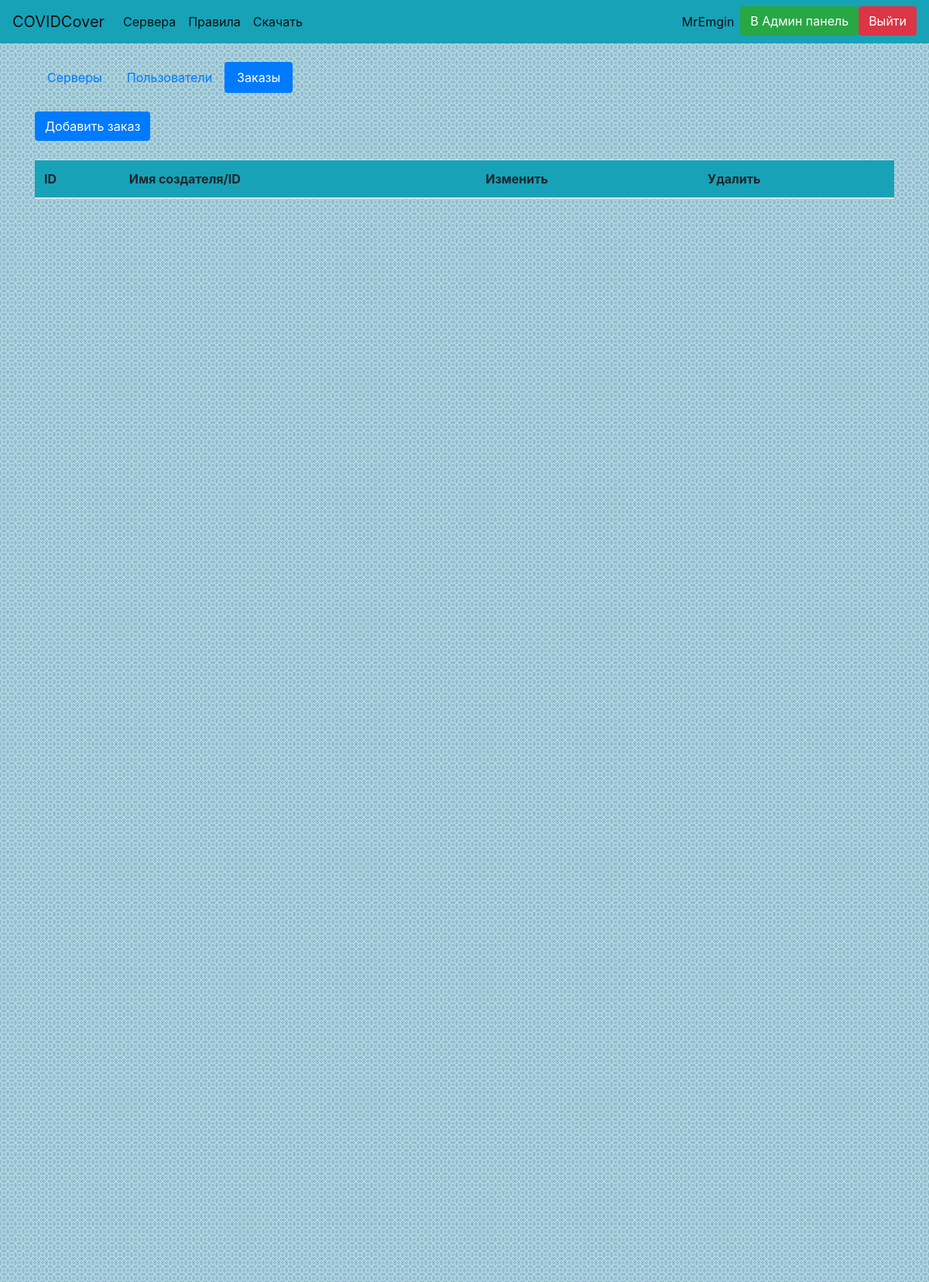
Before: /admin/orders (signed in) with the older database file.
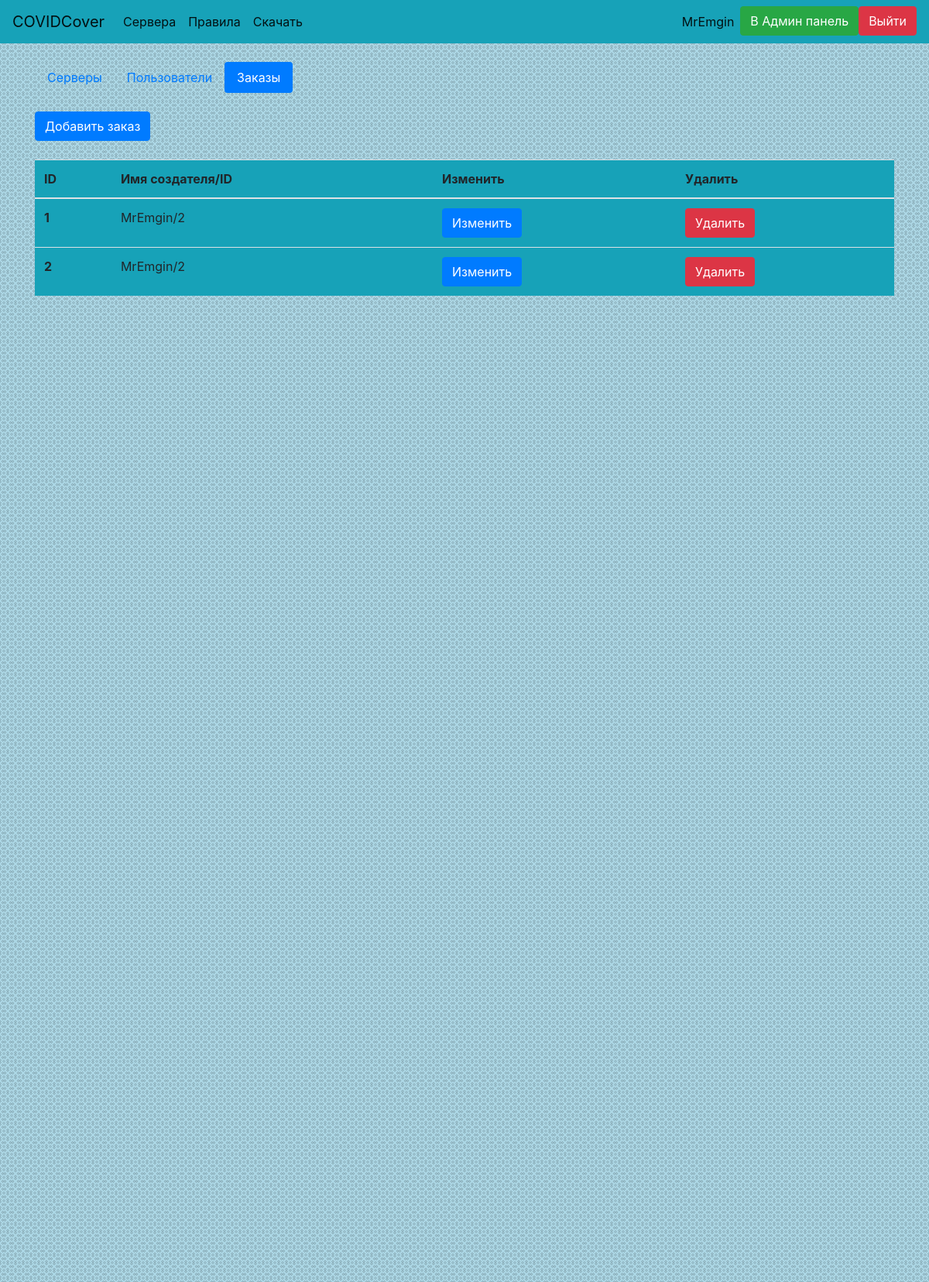
After: the same page with the newer database file.
### website/data/user.py (models this page shows, shortened)
class User(SqlAlchemyBase, UserMixin, SerializerMixin):
    __tablename__ = 'users'
    id = Column(Integer, primary_key=True, autoincrement=True, unique=True)
    email = Column(String, unique=True)
    username = Column(String, unique=True)
    hashed_password = Column(String, unique=False)
    token = Column(String, default=lambda: str(uuid4()), unique=True)
    privilege = Column(Integer, ForeignKey('privileges.id'), default=2, unique=False)
    order = relation('Order', back_populates='user')
    privilege_obj = relation('Privilege')
    score = Column(Integer, default=0, unique=False)
    role = Column(String, unique=False, nullable=True)

### website/data/order.py (models this page shows)
class Order(SqlAlchemyBase, SerializerMixin):
    __tablename__ = 'orders'
    id = Column(Integer, primary_key=True, autoincrement=True, unique=True)
    author = Column(Integer, ForeignKey('users.id'), unique=False)
    token = Column(String, default=lambda: str(uuid4()), unique=True)
    goods = Column(String, unique=False)
    user = relation('User')

### website/admin_panel.py (the view)
@bp.route('/admin/orders')
def admin_orders():
    if not current_user.is_authenticated or not current_user.privilege_obj.admin:
        abort(404)
    session = create_session()
    orders = session.query(Order).all()
    return render_template('ad_orders.html', title='Заказы', orders=orders)

### website/data/db_session.py (called while the page is built)
def create_session():
    global __factory
    return __factory()

### website/main.py (called while the page is built)
@login_manager.user_loader
def load_user(user_id):
    session = create_session()
    return session.query(User).get(user_id)

### website/templates/ad_orders.html
{% extends 'base.html'%}
{% block body %}
<ul class="nav nav-pills">
  <li class="nav-item">
    <a class="nav-link" href="/admin">Серверы</a>
  </li>
  <li class="nav-item">
    <a class="nav-link" href="/admin/users">Пользователи</a>
  </li>
  <li class="nav-item">
    <a class="nav-link active" href="/admin/orders">Заказы</a>
  </li>
</ul>
<br><a href="/admin/orders/add" class="btn btn-primary">Добавить заказ</a><br><br>
<div>
    <table class="table bg-info">
        <thead>
            <tr>
                <th scope="col">ID</th>
                <th scope="col">Имя создателя/ID</th>
                <th scope="col">Изменить</th>
                <th scope="col">Удалить</th>
            </tr>
        </thead>
    <tbody>
        {% for order in orders %}
        <tr>
            <th scope="row">{{ order.id }}</th>
            <td>{{ order.user.username }}/{{ order.author }}</td>
            <td>
                <a class="btn btn-primary" href="/admin/orders/edit?order={{ order.token }}">Изменить</a>
            </td>
            <td>
                <a class="btn btn-danger" href="/admin/orders/delete?order={{ order.token }}">Удалить</a>
            </td>
        </tr>
        {% endfor %}
    </tbody>
    </table>
</div>
{% endblock %}

### website/templates/base.html (shortened to what this page needs)
<!DOCTYPE html>
<html lang="ru">
<head>
    <link rel="stylesheet" href="https://stackpath.bootstrapcdn.com/bootstrap/4.4.1/css/bootstrap.min.css">
    <link rel="stylesheet" href="/static/css/styles.css">
</head>
<body>
    <header>
<nav class="navbar navbar-expand-lg navbar-light bg-info">
  <a class="navbar-brand" href="/">COVIDCover</a>
  <div class="collapse navbar-collapse" id="navbarSupportedContent">
    <ul class="navbar-nav mr-auto">
      <li class="nav-item active">
        <a class="nav-link" href="/monitor_servers">Сервера</a>
      </li>
<li class="nav-item active">
        <a class="nav-link" href="/rules" role="button">Правила</a>
      </li>
        <li class="nav-item active">
            <a class="nav-link" href="/static/installer.exe">Скачать</a>
        </li>
    </ul>
    <ul class="navbar-nav">
    {% if current_user.is_authenticated %}
      <li class="nav-item active">
          <a class="nav-link disabled" href="/logout">{{ current_user.username }}</a>
      </li>
        {% if current_user.privilege == 1 %}
        <li class="nav-item active">
            <a class="btn btn-success" href="/admin">В Админ панель</a>
        </li>
        {% endif %}
        <li class="nav-item active">
          <a class="btn btn-danger" href="/logout">Выйти</a>
      </li>
          {% else %}
        <li class="nav-item">
            <a class="btn btn-primary " href="/register">Зарегистрироваться</a>
            <a class="btn btn-success" href="/login">Войти</a>
        </li>
    {% endif %}
    </ul>
  </div>
</nav>
    </header>
    <div class="bg">
    <main role="main" class="container">
        <br>
        {% block body %}{% endblock %}
    </main>
    </div>
</body>
</html>

### website/static/css/styles.css (style rules this page uses)
body, html { height: 100%; }
.bg { background-image: url("/static/img/fon.png"); height: 200%; background-position: center; background-repeat: repeat; }

Changed rows visible on the page:
added Order: id "1", user.username "MrEmgin", author "2"
added Order: id "2", user.username "MrEmgin", author "2"
